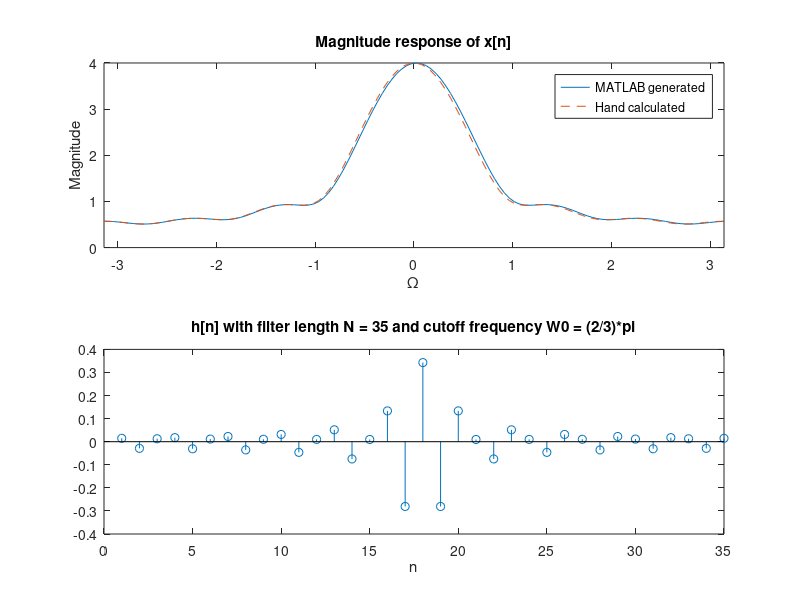
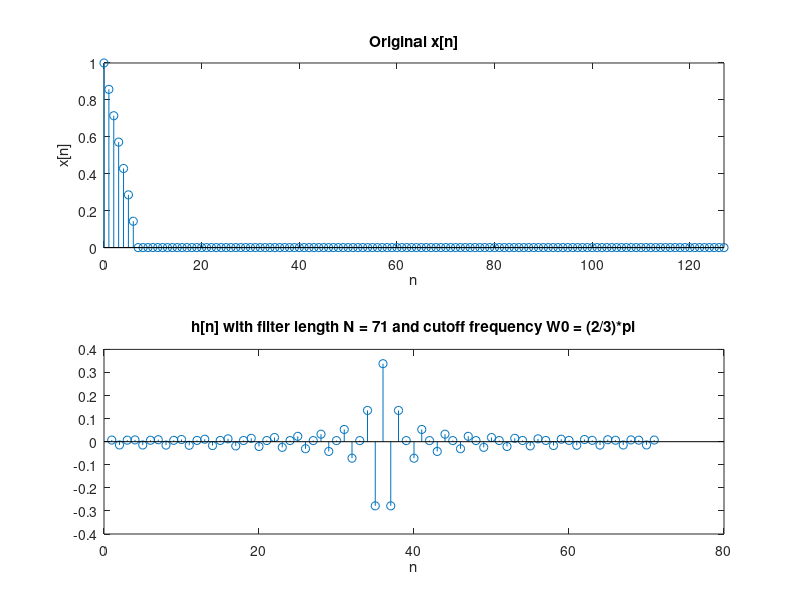
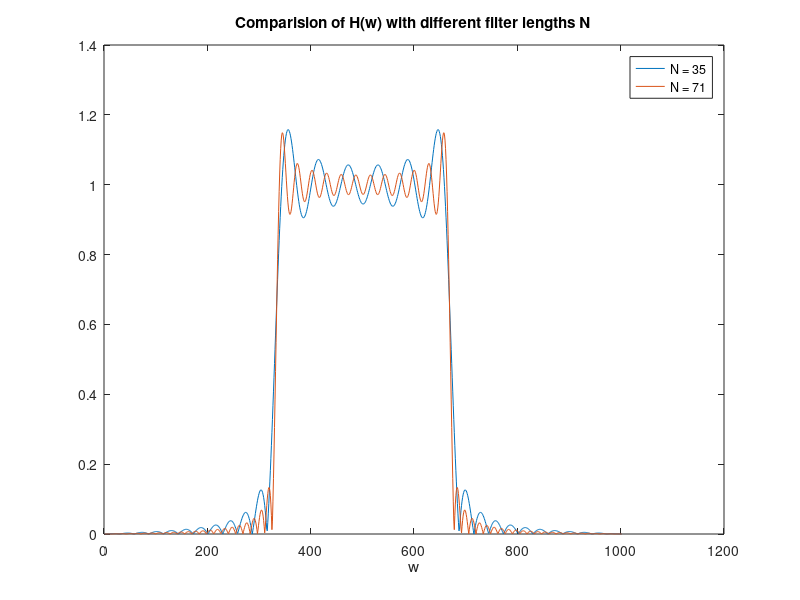

Source code (MATLAB) for these figures, in order:
%% ELE632 Lab 4 Report
% Authors: Mai Abdelhameed & Omar Ahmad
%% Part A - Discrete-Time Fourier Transform (DTFT)

%A.1
x = zeros(1,128);
n = (0:127);
x(1:7) = 1-1/7.*n(1:7);

X=fft(x);
X=fftshift(X);
Omega = linspace(-pi,pi,128);

%A.2 Hand-calculated DTFT
w = @(a) (1 ...
    +   (6/7).*exp(-i.*a)...
    +   (5/7).*exp(-2.*i.*a)...
    +   (4/7).*exp(-3.*i.*a)...
    +   (3/7).*exp(-4.*i.*a)...
    +   (2/7).*exp(-5.*i.*a)...
    +   (1/7).*exp(-6.*i.*a));

figure; 
subplot(2, 1, 1);
plot(Omega,abs(X));
hold on;
plot(Omega,abs(w(Omega)),'--'); %slightly off due to rounding errors
legend('MATLAB generated','Hand calculated');
hold off;
axis([-pi pi 0 4]);
title('Magnitude response of x[n]');
xlabel('\Omega');
ylabel('Magnitude');

subplot(2, 1, 2);
plot(Omega,angle(X));
hold on;
plot(Omega,angle(w(Omega)),'--');
legend('MATLAB generated','Hand calculated');
hold off;
axis([-pi pi -2 2]);
title('Phase response of x[n]');
xlabel('\Omega');
ylabel('Phase (Radians)');

disp('The MATLAB generated and the hand calculated DTFT are both the same');
disp('with the slight differences attributed to small rounding errors.');

%A.3
X=ifftshift(X);
z=ifft(X);

figure;
subplot(2, 1, 1);
stem(n, x);
title('Original x[n]');
xlabel('n');
ylabel('x[n]');
axis([0 127 0 1]);

subplot(2, 1, 2);
stem(n,z);
title('Inverse Fourier Transform of X[\omega]');
xlabel('n');
ylabel('x[n]');
axis([0 127 0 1]);

disp('Yes, the inverse fourier transform resulted in the original x[n].');

%% Part B - Time Convolution
clear;
%B.1
n = 0:1000;

u = @(n) (n >= 0) * 1.0 .* (mod(n, 1) == 0);
x = @(n) sin(0.2 * pi * n).*(u(n) - u(n-10));
omegax = linspace(-pi, pi, 1001);
W_omegax = exp(-j).^((0:length(x(n))-1)'*omegax);
X = (x(n)*W_omegax);
figure(1);
plot(abs(X));
title('X(w) = DTFT of x[n]');
xlabel('w');

%B.2
h = @(n) u(n) - u(n-9);
omegah = linspace(-pi, pi, 1001);
W_omegah = exp(-j).^((0:length(h(n))-1)'*omegah);
H = (h(n)*W_omegah);
figure(2);
plot(abs(H));
title('H(w) = DTFT of h[n]');
xlabel('w');

%B.3
Y_1 = X.*H;
figure(3);
plot(abs(Y_1));
hold on;

%B.4
y = conv(x(n),h(n));

%B.5
omegay = linspace(-pi, pi, 1001);
W_omegay = exp(-j).^((0:length(y)-1)'*omegay);
Y_2 = (y*W_omegay);
plot(abs(Y_2), '--');
hold off;
title('Comparision of Y(w) obtained through X(w)H(w) vs DTFT of y[n]');
legend('Y(w) = X(w)H(w)','Y(w) = DTFT of y[n]');
xlabel('w');

disp('B.6: We obtained the same graphs using both methods asked in part B.3 and part B.5 because they ');

%% Part C - FIR Filter Design by Frequency Sampling
clear;
%C.1, h[n], N = 35
N = 35;
Omega = linspace(0,2*pi*(1-1/N),N); 
H_d_35 = @(Omega) (mod(Omega,2*pi)>(2/3)*pi).*(mod(Omega,2*pi)<2*pi-(2/3)*pi);
H_35 = H_d_35(Omega);
H_35 = H_35.*exp(-j*Omega*((N-1)/2));
h_35 = real(ifft(H_35));
figure(1);
stem(h_35);
title('h[n] with filter length N = 35 and cutoff frequency W0 = (2/3)*pi');
xlabel('n');

%part of C.2, H(w), N = 35
H_35 = freqz(h_35,1,0:2*pi/1001:2*pi);

%C.3
disp('C.3: The ideal filter is basically perfect; there is no noise around the edges (bandwidth length), while the regular filter would has noise around the edges and would affect the input signal.');

%C.4, h[n], N=71
N = 71;
Omega = linspace(0,2*pi*(1-1/N),N); 
H_d_71 = @(Omega) (mod(Omega,2*pi)>(2/3)*pi).*(mod(Omega,2*pi)<2*pi-(2/3)*pi);
H_71 = H_d_71(Omega);
H_71 = H_71.*exp(-j*Omega*((N-1)/2));
h_71 = real(ifft(H_71));
figure(2);
stem(h_71);
title('h[n] with filter length N = 71 and cutoff frequency W0 = (2/3)*pi');
xlabel('n');

%C.2 and C.4, plots of H(w) with N = 35, 71
H_71 = freqz(h_71,1,0:2*pi/1001:2*pi);
figure(3);
plot(abs(H_35));
hold on;
plot(abs(H_71));
hold off;
title('Comparision of H(w) with different filter lengths N');
xlabel('w');
legend('N = 35', 'N = 71');

disp('C.5: The filter of N = 71 is more accurate as it has more samples than that of N = 35.');
